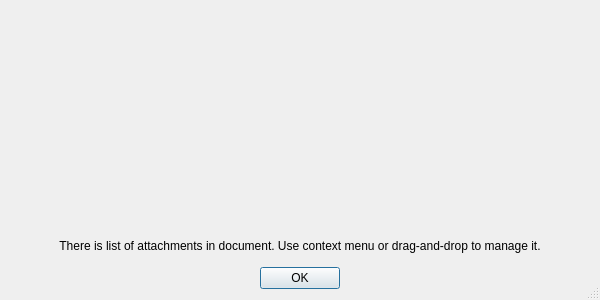
<?xml version="1.0" encoding="UTF-8"?>
<ui version="4.0">
 <class>AttachmentsDialog</class>
 <widget class="QDialog" name="AttachmentsDialog">
  <property name="geometry">
   <rect>
    <x>0</x>
    <y>0</y>
    <width>600</width>
    <height>300</height>
   </rect>
  </property>
  <property name="windowTitle">
   <string>Dialog</string>
  </property>
  <property name="sizeGripEnabled">
   <bool>true</bool>
  </property>
  <layout class="QVBoxLayout" name="verticalLayout">
   <item>
    <widget class="AttachmentsList" name="widget" native="true"/>
   </item>
   <item>
    <widget class="QLabel" name="label">
     <property name="maximumSize">
      <size>
       <width>16777215</width>
       <height>30</height>
      </size>
     </property>
     <property name="text">
      <string>There is list of attachments in document. Use context menu or drag-and-drop to manage it.</string>
     </property>
     <property name="alignment">
      <set>Qt::AlignCenter</set>
     </property>
     <property name="wordWrap">
      <bool>true</bool>
     </property>
    </widget>
   </item>
   <item>
    <widget class="QDialogButtonBox" name="buttonBox">
     <property name="orientation">
      <enum>Qt::Horizontal</enum>
     </property>
     <property name="standardButtons">
      <set>QDialogButtonBox::Ok</set>
     </property>
     <property name="centerButtons">
      <bool>true</bool>
     </property>
    </widget>
   </item>
  </layout>
 </widget>
 <customwidgets>
  <customwidget>
   <class>AttachmentsList</class>
   <extends>QWidget</extends>
   <header>attachmentslist.h</header>
   <container>1</container>
  </customwidget>
 </customwidgets>
 <resources/>
 <connections>
  <connection>
   <sender>buttonBox</sender>
   <signal>accepted()</signal>
   <receiver>AttachmentsDialog</receiver>
   <slot>accept()</slot>
   <hints>
    <hint type="sourcelabel">
     <x>248</x>
     <y>254</y>
    </hint>
    <hint type="destinationlabel">
     <x>157</x>
     <y>274</y>
    </hint>
   </hints>
  </connection>
  <connection>
   <sender>buttonBox</sender>
   <signal>rejected()</signal>
   <receiver>AttachmentsDialog</receiver>
   <slot>reject()</slot>
   <hints>
    <hint type="sourcelabel">
     <x>316</x>
     <y>260</y>
    </hint>
    <hint type="destinationlabel">
     <x>286</x>
     <y>274</y>
    </hint>
   </hints>
  </connection>
 </connections>
</ui>
